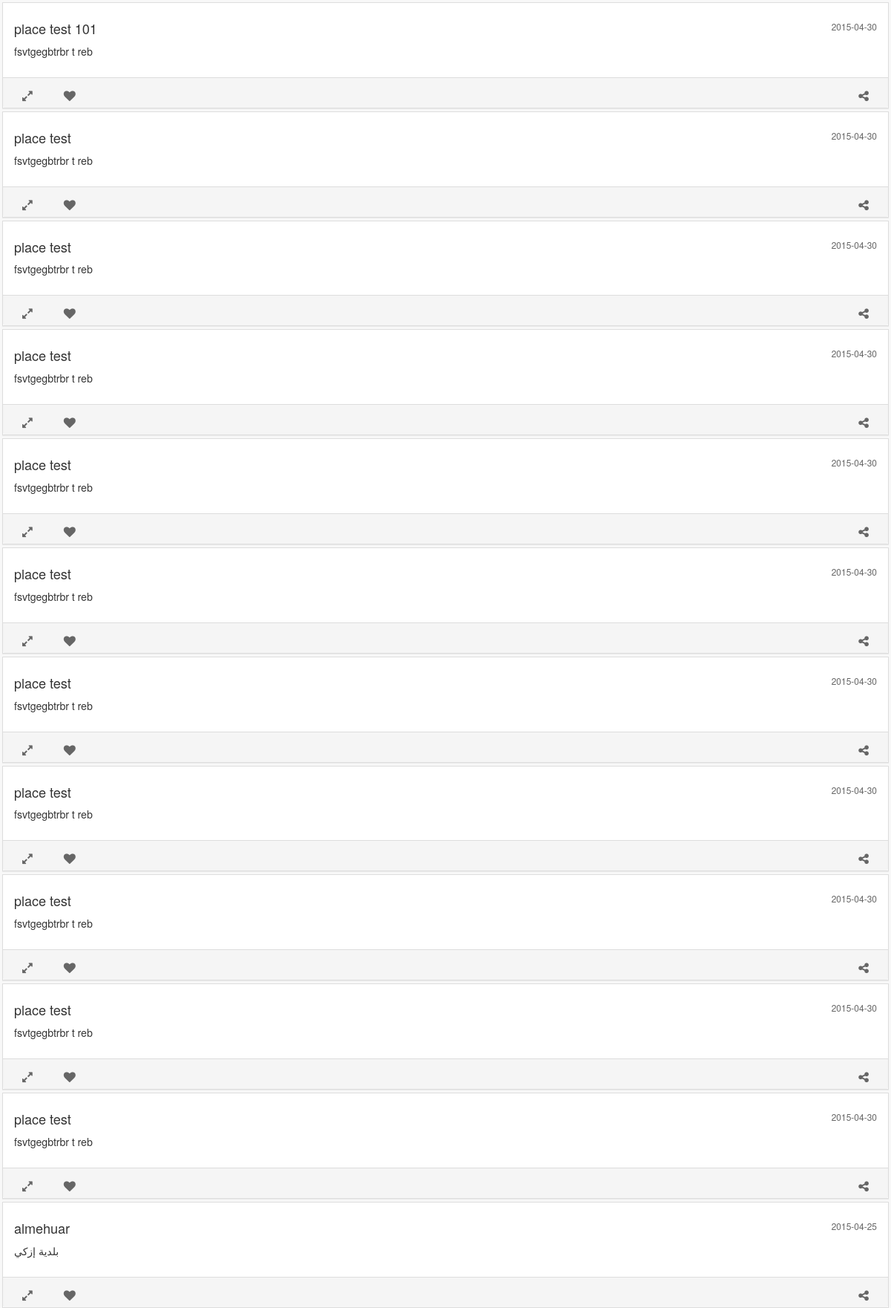
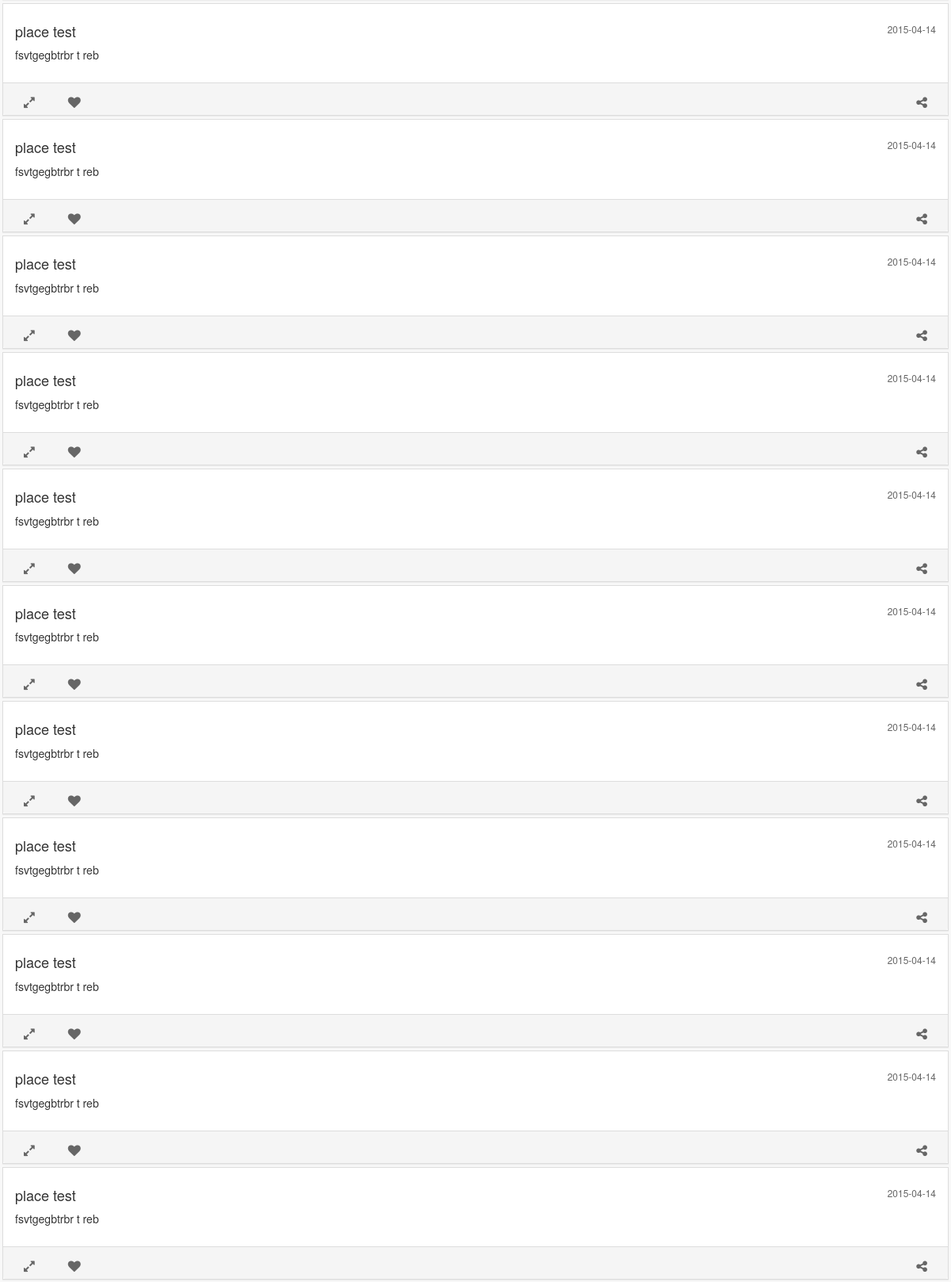
The page /appactivitesconntents/places.php (upper part) on the database its author committed (2 pictures, top to bottom).
### tables this page shows
CREATE TABLE IF NOT EXISTS `place` (
  `place_id` int(11) NOT NULL AUTO_INCREMENT,
  `place_type` int(11) NOT NULL,
  `place_name` varchar(45) NOT NULL,
  `address` varchar(132) DEFAULT NULL,
  `place_location_lat` float DEFAULT NULL,
  `place_location_lng` float DEFAULT NULL,
  `place_admin_creator` int(11) NOT NULL,
  `view` int(1) NOT NULL DEFAULT '1',
  `description` text NOT NULL,
  `create_date` timestamp NOT NULL DEFAULT CURRENT_TIMESTAMP ON UPDATE CURRENT_TIMESTAMP,
  `last_update` timestamp NOT NULL DEFAULT '0000-00-00 00:00:00',
  PRIMARY KEY (`place_id`,`place_type`,`place_admin_creator`),
  KEY `place_type_id_idx` (`place_type`),
  KEY `place_admin_creator_id_idx` (`place_admin_creator`)
);

### appactivitesconntents/server/appdboperations.php (called while the page is built, shortened)
<?php
class appdboperations {
    public static function getPlacesList($limit = 25) {
        try {
            $dbh = new PDO("mysql:host=" . DB_HOST . ";dbname=" . DB_NAME . "", DB_USERNAME, DB_PASSWORD, array(PDO::MYSQL_ATTR_INIT_COMMAND => "SET NAMES 'utf8'"));
            $sql = "SELECT
                    place.place_id,
                    place.place_name,
                    place.description,
                    DATE(place.create_date) AS createdate,
                    place_type.place_name AS placetype
                  FROM place
                    INNER JOIN place_type
                      ON place.place_type = place_type.place_id
                  WHERE place.view = 1
                  ORDER BY place.create_date DESC
                  LIMIT " . intval($limit);
            $data = array();
            $stmt = $dbh->prepare($sql);
            $stmt->bindParam(":id", $placeid, PDO::PARAM_INT);
            $stmt->execute();
            $result = $stmt->fetchAll(PDO::FETCH_ASSOC);
            foreach ($result as $row) {
                $place = array();
                $place["id"] = $row["place_id"];
                $place["name"] = $row["place_name"];
                $place["description"] = $row["description"];
                $place["date"] = $row["createdate"];
                $place["placetype"] = $row["placetype"];
                array_push($data, $place);
            }
            return $data;
        } catch (PDOException $e) {
            echo $e->getMessage();
        }
    }
}

### appactivitesconntents/places.php (the view, shortened to what this page needs)
<?php
include_once './server/appdboperations.php';
?>
<html>
    <head>
        <link href="css/main.css" rel="stylesheet" type="text/css"/>
    </head>
    <body >
        <section class="main-places-section">
            <?php
            $places = appdboperations::getPlacesList(250);
            foreach ($places as $places) {
                ?>
                <div class="place-card">
                    <div class="panel panel-default" >
                        <div class="panel-body">
                            <h4>
                                <span id="place-title"><?php echo $places["name"]; ?></span>
                                <span id="place-add-date"><?php echo $places["date"]; ?></span>
                            </h4>
                            <div id="place-main-area">
                                <p><?php echo (strlen($places["description"]) > 150)? substr($places["description"], 0, 150).".." : $places["description"]; ?></p>
                            </div>
                        </div>
                        <div class="panel-footer">
                                <a href="*openplace~<?php echo $places["id"]; ?>~<?php echo $places["name"] . " " . $places["placetype"]; ?>" class="btn btn-sm" style="float: left; margin-right: 20px"><i class="fa fa-expand card-icon"></i></a>
                                <a class="btn btn-sm" style="float: left;"><i class="fa fa-heart card-icon"></i></a>
                                <a href="*share~this place comming from my app id = <?php echo $places["id"]; ?>" class="btn btn-sm" style="float: right;"><i class="fa fa-share-alt card-icon"></i></a>
                            <br>
                        </div>
                    </div>
                </div>
                <?php
            }
            ?>
        </section>
    </body>
</html>

### appactivitesconntents/css/main.css (style rules this page uses)
* { -webkit-touch-callout: none; -webkit-user-select: none; }
body { background: #f8f8f8; }
a { color: #666666; }
a:link { text-decoration: none; color: #666666; }
.main-places-section { margin-left: 3px; margin-right: 3px; margin-top: 3px; margin-bottom: 50px; }
.panel { margin: 0px; }
.place-card { margin-bottom: 4px; border-radius: 0px; }
.place-card .panel { border-radius: 0px; }
#place-add-date { float: right; font-size: 12px; color: #666666; }
.card-icon { font-size: 16px; }

### rows shown on the page
place: place_name "place test 101", date "2015-04-30", description "fsvtgegbtrbr t reb"
place: place_name "place test", date "2015-04-30", description "fsvtgegbtrbr t reb"
place: place_name "place test", date "2015-04-30", description "fsvtgegbtrbr t reb"
place: place_name "place test", date "2015-04-30", description "fsvtgegbtrbr t reb"
place: place_name "place test", date "2015-04-30", description "fsvtgegbtrbr t reb"
place: place_name "place test", date "2015-04-30", description "fsvtgegbtrbr t reb"
place: place_name "place test", date "2015-04-30", description "fsvtgegbtrbr t reb"
place: place_name "place test", date "2015-04-30", description "fsvtgegbtrbr t reb"
place: place_name "place test", date "2015-04-30", description "fsvtgegbtrbr t reb"
place: place_name "place test", date "2015-04-30", description "fsvtgegbtrbr t reb"
place: place_name "place test", date "2015-04-30", description "fsvtgegbtrbr t reb"
place: place_name "almehuar", date "2015-04-25", description "بلدية إزكي"
place: place_name "place test", date "2015-04-14", description "fsvtgegbtrbr t reb"
place: place_name "place test", date "2015-04-14", description "fsvtgegbtrbr t reb"
place: place_name "place test", date "2015-04-14", description "fsvtgegbtrbr t reb"
place: place_name "place test", date "2015-04-14", description "fsvtgegbtrbr t reb"
place: place_name "place test", date "2015-04-14", description "fsvtgegbtrbr t reb"
place: place_name "place test", date "2015-04-14", description "fsvtgegbtrbr t reb"
place: place_name "place test", date "2015-04-14", description "fsvtgegbtrbr t reb"
place: place_name "place test", date "2015-04-14", description "fsvtgegbtrbr t reb"
place: place_name "place test", date "2015-04-14", description "fsvtgegbtrbr t reb"
place: place_name "place test", date "2015-04-14", description "fsvtgegbtrbr t reb"
place: place_name "place test", date "2015-04-14", description "fsvtgegbtrbr t reb"
